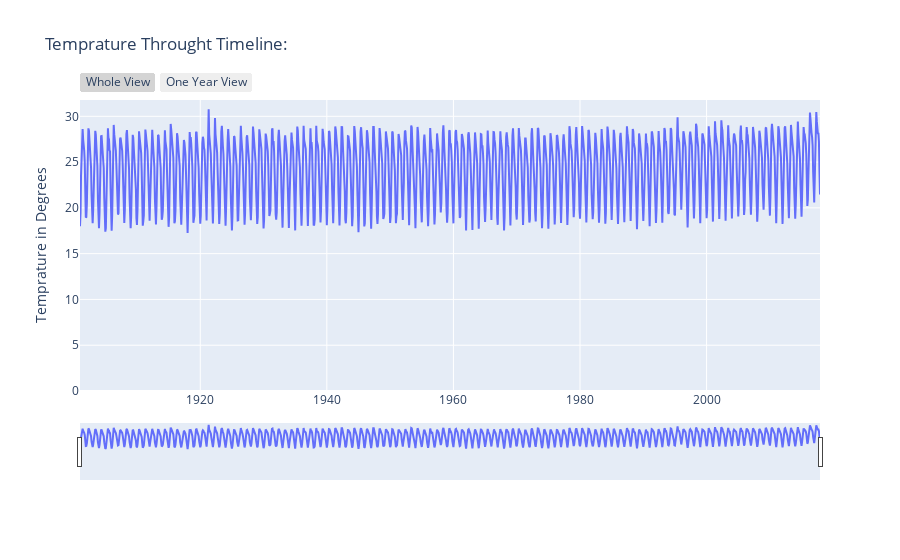

Notebook code cell kept with this figure:
### Code cell
df1.columns=['Year', 'Month', 'Temprature', 'Date']
df1.sort_values(by='Date', inplace=True) ## To get the time series right.
fig = go.Figure(layout = go.Layout(yaxis=dict(range=[0, df1['Temprature'].max()+1])))
fig.add_trace(go.Scatter(x=df1['Date'], y=df1['Temprature']), )
fig.update_layout(title='Temprature Throught Timeline:',
                 xaxis_title='Time', yaxis_title='Temprature in Degrees')
fig.update_layout(xaxis=go.layout.XAxis(
    rangeselector=dict(
        buttons=list([dict(label="Whole View", step="all"),
                      dict(count=1,label="One Year View",step="year",stepmode="todate")                      
                     ])),
        rangeslider=dict(visible=True),type="date")
)
fig.show()

### Figure 1 — Plotly figure (JSON) as saved in the notebook; plotly's stock layout.template omitted (floating-point values rounded to 4 significant figures; data arrays with more than 128 entries replaced by an {"elided": "..."} marker saying what was removed)
{"data": [{"type": "scatter", "x": {"elided": "1404 str values"}, "y": {"elided": "1404 float values"}}], "layout": {"title": {"text": "Temprature Throught Timeline:"}, "xaxis": {"rangeselector": {"buttons": [{"label": "Whole View", "step": "all"}, {"count": 1, "label": "One Year View", "step": "year", "stepmode": "todate"}]}, "rangeslider": {"visible": true}, "type": "date"}, "yaxis": {"range": [0, 31.78], "title": {"text": "Temprature in Degrees"}}}}
